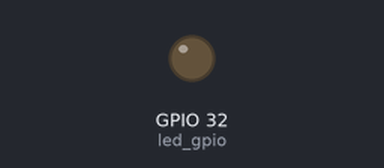
Bench run of a sketch on a simulated ESP32. Parts: output pins drawn as LEDs (lit = HIGH).

Above: at 0.05 s.
At 3.0 s:
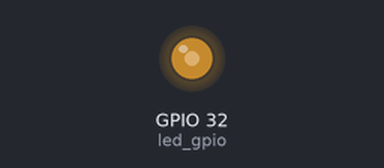
At 4.0 s:
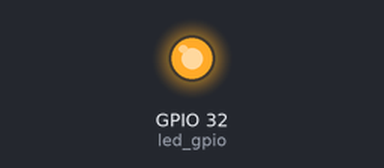
At 6.0 s:
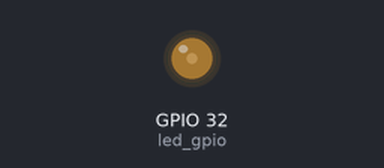
Timing chart, 0 to 7.8 s (numbered marks = the images above):
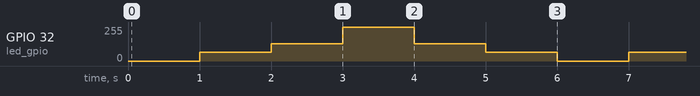

The sketch:

04-020_Digital_output_PWM.ino
```cpp
const byte led_gpio = 32;
int brightness = 0;
int fadeAmount = 1;
void setup() {
  ledcAttachPin(led_gpio, 0);
  ledcSetup(0, 4000, 2);
}

void loop() {
  ledcWrite(0, brightness);
  brightness = brightness + fadeAmount;

  if (brightness <= 0 || brightness >= 3) {
    fadeAmount = -fadeAmount;
  }
  delay(1000);
}
```

Measured:
- by itself, GPIO 32 (led_gpio): repeats every 6.0 s: 128/255 1.0 s, 255/255 1.0 s, 128/255 1.0 s, 64/255 1.0 s, 0/255 1.0 s, 64/255 1.0 s
